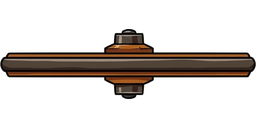
#> input picture klapperkiste/assets/teile/kutschenrad/oben.png, 256 x 128 px, given in place of kutschenrad_blatt.jpg, which was not available
$ python kutschenrad_einpassen.py
#> lines starting #> are read from the running program, lines starting #| are printed output that depends on the picture; pictures that were not available may be replaced by others from this repository, and a replacement may not be noted
### klapperkiste/tools/teilwerk.py
"""Werkzeug für Klapperkiste-Teile.

Drei Befehle:

  vorlagen   Raster-Vorlagen für jede Teile-Kategorie (Seite + Draufsicht) und
             den Gesamtplan des Autos erzeugen.
  einpassen  Ein generiertes oder gemaltes Bild freistellen, zuschneiden und
             exakt auf die Rastergröße seiner Kategorie bringen.
  bauen      Fertige Teile probeweise zu einem Auto zusammensetzen, um zu
             prüfen, ob alles zusammenpasst.
  blatt      Doppelbild mit Seitenansicht (oben) und Draufsicht (unten)
             trennen und beide Ansichten einpassen.
  karosserie Ganze Karosserie (Doppelbild) auf Norm bringen und an den
             Nähten in hinten, Mitte und vorne schneiden.
  geliefert  Lieferstand (alle Teile unter assets/teile/) für die
             Prompt-Liste in design/geliefert.js schreiben.

Beispiele:
  python klapperkiste/tools/teilwerk.py vorlagen
  python klapperkiste/tools/teilwerk.py einpassen roh.png motor seite motor_seite.png
  python klapperkiste/tools/teilwerk.py blatt roh_blatt.png maeher motor
  python klapperkiste/tools/teilwerk.py bauen seite auto.png rahmen=a.png motor=b.png radH=c.png
"""

from __future__ import annotations

import argparse
import base64
import io
import json
import os
import sys

from PIL import Image, ImageChops, ImageDraw, ImageFont

ROOT = os.path.normpath(os.path.join(os.path.dirname(__file__), ".."))
RASTER_PATH = os.path.join(ROOT, "assets", "raster.json")
VORLAGEN_DIR = os.path.join(ROOT, "assets", "vorlagen")

INK = (29, 39, 48, 255)
GRID = (201, 211, 214, 255)
KANTE = (224, 75, 58, 255)
PAPIER = (255, 255, 255, 255)

# Farben für Platzhalter im Gesamtplan
FARBEN = {
    "rahmen": (201, 138, 75), "rad": (38, 43, 48), "motor": (224, 75, 58),
    "energie": (47, 111, 176), "sitz": (47, 143, 136), "lenkung": (111, 143, 166),
    "vorderbau": (242, 182, 50), "vorne": (159, 215, 232), "heck": (140, 153, 163),
    "achse": (93, 78, 66), "licht": (255, 236, 150), "hupe": (214, 170, 60),
    "karosserie_hinten": (127, 207, 174), "karosserie_mitte": (127, 207, 174),
    "karosserie_vorne": (127, 207, 174),
}


def lade_raster(pfad: str = RASTER_PATH) -> dict:
    with open(pfad, encoding="utf-8") as f:
        return json.load(f)


# [5 lines left out: function box_px, not called in this run]


SCHRIFTEN = [
    "/usr/share/fonts/truetype/dejavu/DejaVuSans.ttf",
    "/Library/Fonts/Arial Unicode.ttf",
    "C:/Windows/Fonts/arial.ttf",
]


# [226 lines left out: functions _schrift, _farbmaske, _erstes_pixel, freistellen, drehen, rot_entsaettigen and 5 more, not called in this run]


# --- Karosserie ----------------------------------------------------------------

KAROSSERIE_TEILE = ("hinten", "mitte", "vorne")


# [338 lines left out: functions _ausdehnung, _naht_mass, _normieren, karosserie_schneiden, karosserie_platzhalter, _raster_linien and 6 more, not called in this run]


# --- Lieferstand für die Prompt-Liste -------------------------------------------

TEILE_DIR = os.path.join(ROOT, "assets", "teile")
GELIEFERT_JS = os.path.join(ROOT, "design", "geliefert.js")
TEILE_JS = os.path.join(ROOT, "design", "teile.js")


# [59 lines left out: functions lieferstand, _data_uri, schreibe_lieferstand, not called in this run]


# --- Kommandozeile ------------------------------------------------------------

def main(argv: list[str] | None = None) -> int:
    p = argparse.ArgumentParser(description=__doc__, formatter_class=argparse.RawDescriptionHelpFormatter)
    sub = p.add_subparsers(dest="befehl", required=True)
    sub.add_parser("vorlagen", help="Vorlagen und Gesamtplan erzeugen")
    sub.add_parser("geliefert", help="Lieferstand für die Prompt-Liste schreiben (design/geliefert.js)")
    e = sub.add_parser("einpassen", help="Bild freistellen und auf Rastergröße bringen")
    e.add_argument("eingabe")
    e.add_argument("kategorie")
    e.add_argument("ansicht", choices=["seite", "oben"])
    e.add_argument("ausgabe")
    e.add_argument("--toleranz", type=int, default=40, help="Farbabstand für den Hintergrund (Standard 40)")
    e.add_argument("--keine-inseln", action="store_true",
                   help="Eingeschlossene weiße Flächen nicht entfernen (für Teile mit reinweißen Flächen)")
    e.add_argument("--drehen", type=int, default=0, choices=[0, 90, 180, 270],
                   help="Bild vorher gegen den Uhrzeigersinn drehen, z. B. wenn vorne nicht rechts ist")
    bl = sub.add_parser("blatt", help="Doppelbild (Seite oben, Draufsicht unten) teilen und einpassen")
    bl.add_argument("eingabe")
    bl.add_argument("teil_id", help="z. B. maeher; Ausgabe nach assets/teile/<teil_id>/")
    bl.add_argument("kategorie")
    bl.add_argument("--toleranz", type=int, default=40)
    bl.add_argument("--keine-inseln", action="store_true")
    bl.add_argument("--kappen", nargs=3, action="append", default=[], metavar=("ANSICHT", "KANTE", "PROZENT"),
                    help="Rand abschneiden, z. B. --kappen seite unten 27 (wiederholbar)")
    bl.add_argument("--rot-grau", choices=["seite", "oben"],
                    help="Rote Stellen in dieser Ansicht grau färben (z. B. Felgenrest in der Draufsicht)")
    ka = sub.add_parser("karosserie", help="Ganze Karosserie (Doppelbild) normieren und in 3 Teile schneiden")
    ka.add_argument("eingabe")
    ka.add_argument("modell", help="z. B. kaefer; Ausgabe nach assets/teile/<modell>_hinten|_mitte|_vorne/")
    ka.add_argument("--keine-inseln", action="store_true")
    kp = sub.add_parser("karosserie-platzhalter",
                        help="Drei gezeichnete Platzhalter-Karosserien (A, B, C) erzeugen")
    kp.add_argument("--roh", help="Ordner für die Rohbilder (Standard: assets/teile/platzhalter-roh)")
    bb = sub.add_parser("bauen", help="Teile zu einem Auto zusammensetzen")
    bb.add_argument("ansicht", choices=["seite", "oben"])
    bb.add_argument("ausgabe")
    bb.add_argument("teile", nargs="+", help="slot=bild.png, z. B. motor=motor_seite.png")
    args = p.parse_args(argv)
    raster = lade_raster()

    if args.befehl == "geliefert":
        print(f"{schreibe_lieferstand(raster)} Bilder eingetragen in {os.path.relpath(GELIEFERT_JS)}")
    elif args.befehl == "vorlagen":
        for pfad in alle_vorlagen(raster):
            print(os.path.relpath(pfad))
    elif args.befehl == "einpassen":
        roh = drehen(Image.open(args.eingabe), args.drehen)
        fertig, hinweise = einpassen(roh, raster, args.kategorie, args.ansicht,
                                     args.toleranz, not args.keine_inseln)
        fertig.save(args.ausgabe)
        print(f"{args.ausgabe}: {fertig.width}×{fertig.height} px")
        for h in hinweise:
            print("Hinweis:", h)
    elif args.befehl == "blatt":
        ziel = os.path.join(TEILE_DIR, args.teil_id)
        os.makedirs(ziel, exist_ok=True)
        schnitte = [(a, k, float(p)) for a, k, p in args.kappen]
        ergebnis = blatt_einpassen(Image.open(args.eingabe), raster, args.kategorie, args.toleranz,
                                   not args.keine_inseln, schnitte)
        for ansicht, (fertig, hinweise) in ergebnis.items():
            if args.rot_grau == ansicht:
                fertig = rot_entsaettigen(fertig)
            pfad = os.path.join(ziel, f"{ansicht}.png")
            fertig.save(pfad)
            print(f"{os.path.relpath(pfad)}: {fertig.width}×{fertig.height} px")
            for h in hinweise:
                print(f"Hinweis ({ansicht}):", h)
    elif args.befehl in ("karosserie", "karosserie-platzhalter"):
        if args.befehl == "karosserie":
            auftraege = [(args.modell, Image.open(args.eingabe), not args.keine_inseln)]
        else:
            roh_dir = args.roh or os.path.join(TEILE_DIR, "platzhalter-roh")
            os.makedirs(roh_dir, exist_ok=True)
            auftraege = []
            for m in ("A", "B", "C"):
                roh = karosserie_platzhalter(raster, m)
                roh.save(os.path.join(roh_dir, f"platzhalter-{m.lower()}_blatt.png"))
                auftraege.append((f"platzhalter-{m.lower()}", roh, True))
        for modell, roh, inseln in auftraege:
            teile, hinweise = karosserie_schneiden(roh, raster, inseln=inseln)
            for teil, ansichten in teile.items():
                ziel = os.path.join(TEILE_DIR, f"{modell}_{teil}")
                os.makedirs(ziel, exist_ok=True)
                for ansicht, fertig in ansichten.items():
                    fertig.save(os.path.join(ziel, f"{ansicht}.png"))
                print(f"{os.path.relpath(ziel)}: seite + oben")
            for h in hinweise:
                print("Hinweis:", h)
    elif args.befehl == "bauen":
        teile = {}
        for eintrag in args.teile:
            slot, pfad = eintrag.split("=", 1)
            teile[slot] = Image.open(pfad).convert("RGBA")
        bauen(raster, args.ansicht, teile).save(args.ausgabe)
        print(args.ausgabe)
    return 0


# [2 lines that do not run on import are left out]

### klapperkiste/tools/einmalig/kutschenrad_einpassen.py
"""Einmalige Bearbeitung: Kutschenrad.

Seite (links) und Draufsicht (rechts) liegen nebeneinander und werden getrennt.
In der Seitenansicht entfernt die normale Lochsuche das Weiß zwischen den Speichen.

Aufruf:
  python klapperkiste/tools/einmalig/kutschenrad_einpassen.py
"""

from __future__ import annotations

import os
import sys

from PIL import Image

sys.path.insert(0, os.path.join(os.path.dirname(__file__), ".."))
import teilwerk  # noqa: E402

TEIL = os.path.join(teilwerk.TEILE_DIR, "kutschenrad")
ROH = os.path.join(TEIL, "roh")
TRENNUNG_X = 700  # zwischen Rad (links) und Draufsicht (rechts)


def main() -> int:
    blatt = Image.open(os.path.join(ROH, "kutschenrad_blatt.jpg")).convert("RGB")
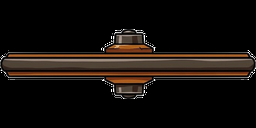
#> blatt: PIL image 256x128 RGB; mean R, G, B 21.1, 15.5, 11.8
    boxen = {"seite": (0, 0, TRENNUNG_X, blatt.height), "oben": (TRENNUNG_X, 0, blatt.width, blatt.height)}
    for ansicht, box in boxen.items():
        roh = os.path.join(ROH, f"kutschenrad_{ansicht}.png")
        blatt.crop(box).save(roh)
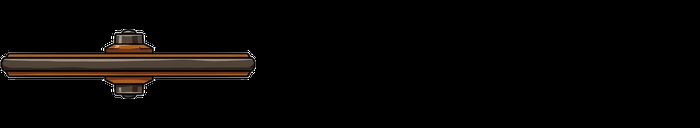
#> saved as kutschenrad_seite.png: PIL image 700x128 RGB; mean R, G, B 7.7, 5.7, 4.3
        teilwerk.main(["einpassen", roh, "rad", ansicht, os.path.join(TEIL, f"{ansicht}.png")])
    return 0


if __name__ == "__main__":
#> (the run stopped early here; a loop or call above may not have finished)

$ run again, on klapperkiste/assets/teile/badewanne-roh/badewanne_blatt_original.jpg
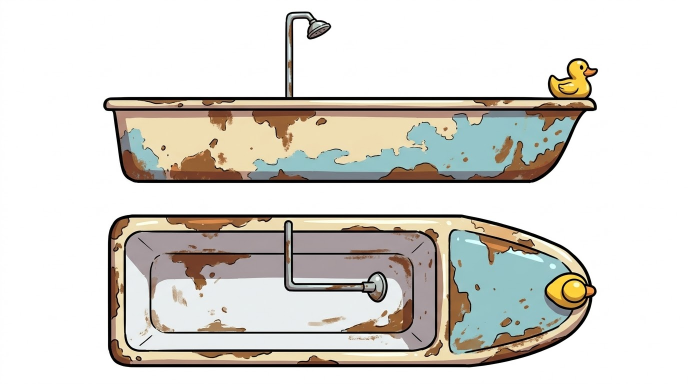
#> input picture klapperkiste/assets/teile/badewanne-roh/badewanne_blatt_original.jpg, 1376 x 768 px, given in place of kutschenrad_blatt.jpg, which was not available (shown at 1/2 size)
#> in main, blatt is the input picture: PIL image 1376x768 RGB; mean R, G, B 216.5, 214, 208
#> in main, `blatt.crop(box).save(roh)`:
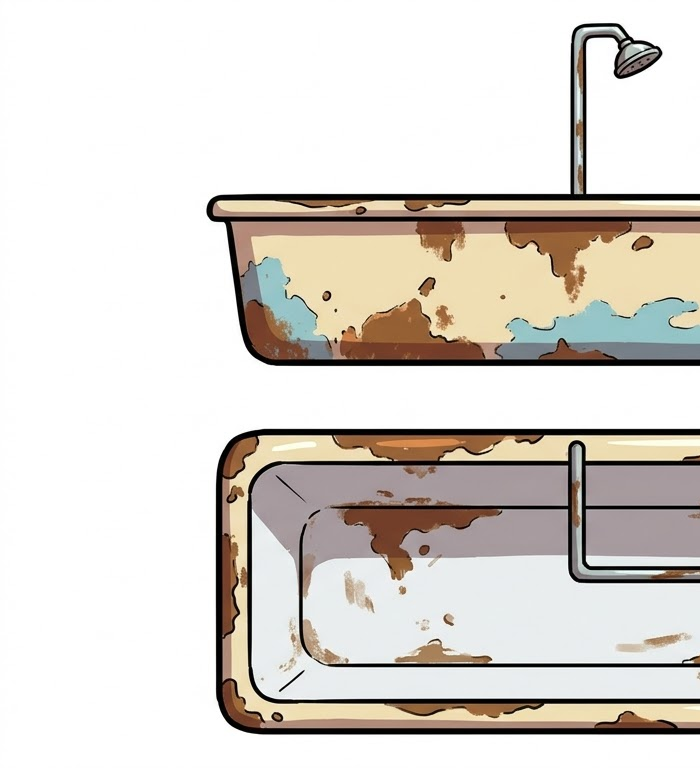
#> saved as kutschenrad_seite.png: PIL image 700x768 RGB; mean R, G, B 219.4, 214.5, 208.7
